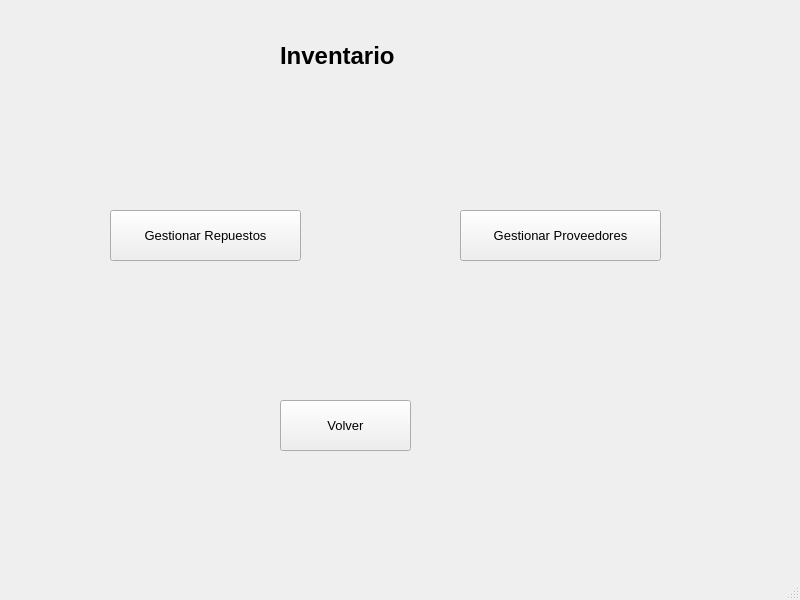
<?xml version="1.0" encoding="UTF-8"?>
<ui version="4.0">
 <class>Inventario</class>
 <widget class="QMainWindow" name="Inventario">
  <property name="geometry">
   <rect>
    <x>0</x>
    <y>0</y>
    <width>800</width>
    <height>600</height>
   </rect>
  </property>
  <property name="windowTitle">
   <string>Inventario</string>
  </property>
  <widget class="QWidget" name="centralwidget">
   <widget class="QLabel" name="lblTitulo">
    <property name="geometry">
     <rect>
      <x>280</x>
      <y>10</y>
      <width>231</width>
      <height>91</height>
     </rect>
    </property>
    <property name="font">
     <font>
      <family>Segoe UI</family>
      <pointsize>18</pointsize>
      <weight>75</weight>
      <bold>true</bold>
     </font>
    </property>
    <property name="text">
     <string>Inventario</string>
    </property>
   </widget>
   <widget class="QPushButton" name="btnVolver">
    <property name="geometry">
     <rect>
      <x>280</x>
      <y>400</y>
      <width>131</width>
      <height>51</height>
     </rect>
    </property>
    <property name="font">
     <font>
      <family>Segoe UI</family>
      <pointsize>10</pointsize>
     </font>
    </property>
    <property name="text">
     <string>Volver</string>
    </property>
   </widget>
   <widget class="QPushButton" name="btnGestionarRepuestos">
    <property name="geometry">
     <rect>
      <x>110</x>
      <y>210</y>
      <width>191</width>
      <height>51</height>
     </rect>
    </property>
    <property name="font">
     <font>
      <family>Segoe UI</family>
      <pointsize>10</pointsize>
     </font>
    </property>
    <property name="text">
     <string>Gestionar Repuestos</string>
    </property>
   </widget>
   <widget class="QPushButton" name="btnGestionarProveedores">
    <property name="geometry">
     <rect>
      <x>460</x>
      <y>210</y>
      <width>201</width>
      <height>51</height>
     </rect>
    </property>
    <property name="font">
     <font>
      <family>Segoe UI</family>
      <pointsize>10</pointsize>
     </font>
    </property>
    <property name="text">
     <string>Gestionar Proveedores</string>
    </property>
   </widget>
  </widget>
  <widget class="QMenuBar" name="menubar">
   <property name="geometry">
    <rect>
     <x>0</x>
     <y>0</y>
     <width>800</width>
     <height>26</height>
    </rect>
   </property>
  </widget>
  <widget class="QStatusBar" name="statusbar"/>
 </widget>
 <resources/>
 <connections/>
</ui>
